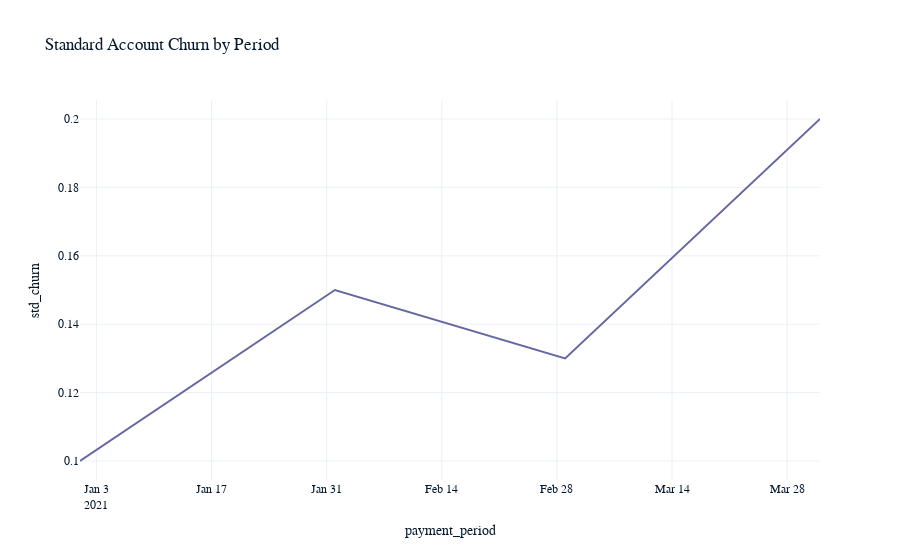

This figure's notebook cell:
### Markdown cell above
plotting the standard account churn
we can give again plot the churn by using a plotly line chart.

### Code cell
import plotly.express as px
import pandas as pd

#Sample data to define std_churn_data
data = {
    "payment_period": ["2021-01", "2021-02", "2021-03", "2021-04"], 
    "std_churn": [0.1, 0.15, 0.13, 0.2]
}
std_churn_data = pd.DataFrame(data)

fig = px.line(
      std_churn_data,
      x = "payment_period", 
      y = "std_churn",
      title = "Standard Account Churn by Period",
)

fig.show()

### Figure 1 — Plotly figure (JSON) as saved in the notebook; plotly's stock layout.template omitted (floating-point values rounded to 4 significant figures)
{"data": [{"hovertemplate": "payment_period=%{x}<br>std_churn=%{y}<extra></extra>", "legendgroup": "", "line": {"color": "#6568a0", "dash": "solid"}, "marker": {"symbol": "circle"}, "mode": "lines", "name": "", "orientation": "v", "showlegend": false, "x": ["2021-01", "2021-02", "2021-03", "2021-04"], "xaxis": "x", "y": [0.1, 0.15, 0.13, 0.2], "yaxis": "y", "type": "scatter"}], "layout": {"xaxis": {"anchor": "y", "domain": [0, 1], "title": {"text": "payment_period"}}, "yaxis": {"anchor": "x", "domain": [0, 1], "title": {"text": "std_churn"}}, "legend": {"tracegroupgap": 0}, "title": {"text": "Standard Account Churn by Period"}}}
